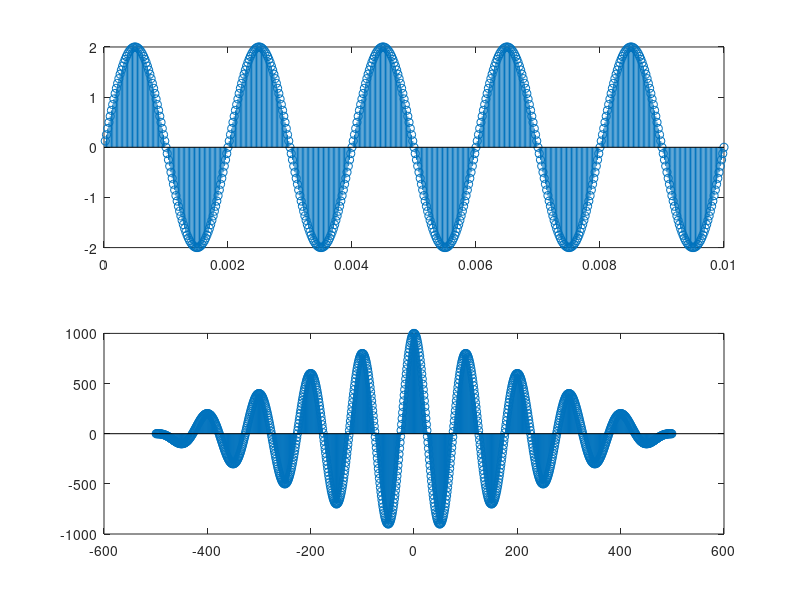

Recreate this plot in MATLAB.
clc;
clearvars;

%Exercise D1 B

T = 2*10^(-3);
tstep = T/100;
t = tstep:tstep:5*T;

x = 2* sin(2*pi*t/T)

[rx,lag] = xcorr(x);
subplot(2,1,1)
stem(t,x)
subplot(2,1,2)
stem(lag, rx)
